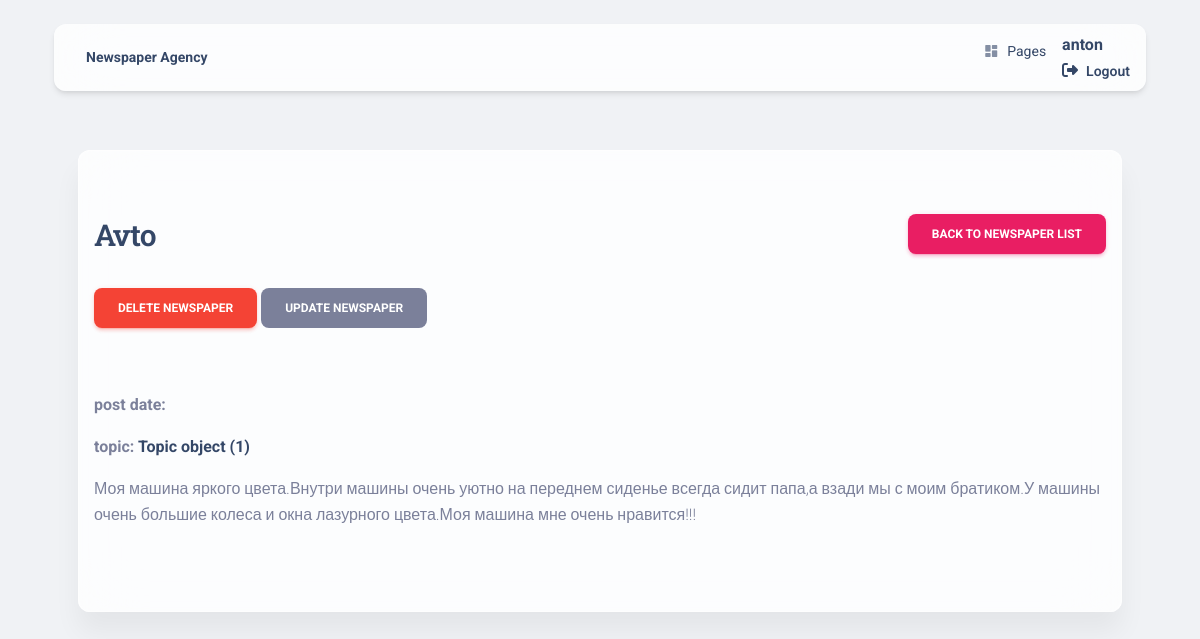
The app's page /newspapers/1/ (signed in) with its own data.
### topic/models.py (models this page shows, shortened)
class Redactor(AbstractUser):
    years_of_experience = models.IntegerField(null=True, default="Without dosaid")

class Newspaper(models.Model):
    title = models.CharField(max_length=255)
    content = models.TextField()
    publish_date = models.DateField()
    topic = models.ForeignKey(Topic, on_delete=models.CASCADE)
    publishers = models.ManyToManyField(Redactor)

class Topic(models.Model):
    name = models.CharField(max_length=255, unique=True)

### topic/views.py (the view)
class NewspaperDetailView(LoginRequiredMixin, generic.DetailView):
    model = Newspaper

### templates/topic/newspaper_detail.html (shortened to what this page needs)
{% extends 'layouts/base_background.html' %}
{% load crispy_forms_tags %}
{% block content %}
  {% include 'includes/navigation.html' %}
    <br><br><br><br>
<div class="container">
  <br><br>
  <div class="card card-body blur shadow-blur mx-3 mx-lg-4 mt-n1"  >
    <section class="my-4 py-4" >
                      <a style="float:right" href="{% url 'newspaper:newspaper-list' %}" class="btn btn-primary link-to-page">
      back to newspaper list
    </a>
  <h3>{{ newspaper.title }}</h3>
      <br>
    <a href="{% url 'newspaper_agency:newspaper-delete' pk=newspaper.id %}" class="btn btn-danger link-to-page">
      Delete newspaper
    </a>
    <a href="{% url 'newspaper_agency:newspaper-update' pk=newspaper.id %}" class="btn btn-secondary link-to-page">
      Update newspaper
    </a>
     <br>
    </section>
    <p><strong>post date: {{ newspaper.published_date }}</strong></p>
     <p><strong>topic:  <a href="{% url 'newspaper_agency:topic-detail' pk=newspaper.topic.id %}">{{ newspaper.topic }}</a></strong>
     <br>
    <p>{{newspaper.content }}</p>
    <br>
    <br>
  </div>
  </div>
 {% endblock %}

### templates/includes/navigation.html (shortened to what this page needs)
  <div class="container position-sticky z-index-sticky top-0">
    <div class="row">
      <div class="col-12">
        <nav class="navbar navbar-expand-lg  blur border-radius-xl mt-4 top-0 z-index-3 shadow position-absolute my-3 py-2 start-0 end-0 mx-4">
          <div class="container-fluid px-0">
            <a class="navbar-brand font-weight-bolder ms-sm-3 "  href="/" rel="tooltip" title="Designed and Coded by Creative Tim" data-placement="bottom">
              <strong>Newspaper Agency<strong>
            </a>
            <div class="collapse navbar-collapse pt-3 pb-2 py-lg-0 w-100" id="navigation" >
              <ul class="navbar-nav navbar-nav-hover ms-auto">
                <li class="nav-item dropdown dropdown-hover mx-2">
                  <a class="nav-link ps-2 d-flex cursor-pointer align-items-center" id="dropdownMenuPages" data-bs-toggle="dropdown" aria-expanded="false">
                    <i class="material-icons opacity-6 me-2 text-md">dashboard</i>
                    Pages
                  </a>
                </li>
                <br>
                {% if request.user.is_authenticated %}
                <ul class="sidebar-nav list-group" >
                    <a
                        href="{% url 'newspaper_agency:redactor-detail' pk=user.id %} ">
                      {{ user.get_username }}
                    </a>
                    <a
                      href="{% url 'newspaper_agency:logout' %}">
                      <i class="fa fa-sign-out me-1"></i>
                      <p class="d-inline text-sm font-weight-bold" data-bs-toggle="tooltip" data-bs-placement="bottom" title="Sign OUT">Logout</p>
                    </a>
                </ul>
                {% endif %}
              </ul>
            </div>
          </div>
        </nav>
      </div>
    </div>
  </div>

### records on screen
Redactor: get_username "anton"
Newspaper: title "Avto", topic "Topic object (1)", content "Моя машина яркого цвета.Внутри машины очень уютно на переднем сиденье всегда сидит папа,а взади мы с моим братиком.У машины очень большие колеса и окна лазурного цвета.Моя машина мне очень нравится!!!"
